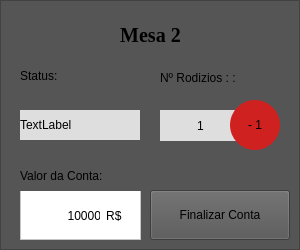
            <widget class="QFrame" name="frame_m2">
             <property name="minimumSize">
              <size>
               <width>300</width>
               <height>250</height>
              </size>
             </property>
             <property name="styleSheet">
              <string notr="true">background-color: rgb(85, 85, 85);</string>
             </property>
             <property name="frameShape">
              <enum>QFrame::StyledPanel</enum>
             </property>
             <property name="frameShadow">
              <enum>QFrame::Raised</enum>
             </property>
             <widget class="QLabel" name="mesa2">
              <property name="geometry">
               <rect>
                <x>10</x>
                <y>20</y>
                <width>281</width>
                <height>31</height>
               </rect>
              </property>
              <property name="font">
               <font>
                <family>Georgia</family>
                <pointsize>15</pointsize>
                <italic>false</italic>
                <bold>true</bold>
               </font>
              </property>
              <property name="cursor">
               <cursorShape>ArrowCursor</cursorShape>
              </property>
              <property name="styleSheet">
               <string notr="true">font: 700 15pt &quot;Georgia&quot;;
color: rgb(0, 0, 0);</string>
              </property>
              <property name="text">
               <string>Mesa 2</string>
              </property>
              <property name="alignment">
               <set>Qt::AlignCenter</set>
              </property>
             </widget>
             <widget class="QFrame" name="caixa_conta_m2">
              <property name="geometry">
               <rect>
                <x>20</x>
                <y>190</y>
                <width>121</width>
                <height>50</height>
               </rect>
              </property>
              <property name="styleSheet">
               <string notr="true">background-color: rgb(255, 255, 255);</string>
              </property>
              <property name="frameShape">
               <enum>QFrame::StyledPanel</enum>
              </property>
              <property name="frameShadow">
               <enum>QFrame::Raised</enum>
              </property>
              <widget class="QLabel" name="v_valor_conta_m2">
               <property name="geometry">
                <rect>
                 <x>10</x>
                 <y>10</y>
                 <width>71</width>
                 <height>31</height>
                </rect>
               </property>
               <property name="styleSheet">
                <string notr="true">font: 12pt &quot;Georgia&quot;;
color: rgb(0, 0, 0);</string>
               </property>
               <property name="text">
                <string>10000</string>
               </property>
               <property name="alignment">
                <set>Qt::AlignRight|Qt::AlignTrailing|Qt::AlignVCenter</set>
               </property>
              </widget>
              <widget class="QLabel" name="texto_reais_m2">
               <property name="geometry">
                <rect>
                 <x>80</x>
                 <y>10</y>
                 <width>31</width>
                 <height>31</height>
                </rect>
               </property>
               <property name="layoutDirection">
                <enum>Qt::LeftToRight</enum>
               </property>
               <property name="styleSheet">
                <string notr="true">font: 10pt &quot;Georgia&quot;;
color: rgb(0, 0, 0);</string>
               </property>
               <property name="text">
                <string>R$ </string>
               </property>
               <property name="alignment">
                <set>Qt::AlignCenter</set>
               </property>
              </widget>
             </widget>
             <widget class="QPushButton" name="b_finalizar_conta_m2">
              <property name="geometry">
               <rect>
                <x>150</x>
                <y>190</y>
                <width>140</width>
                <height>50</height>
               </rect>
              </property>
              <property name="styleSheet">
               <string notr="true">font: 10pt &quot;Georgia&quot;;
color: rgb(0, 0, 0);</string>
              </property>
              <property name="text">
               <string>Finalizar Conta</string>
              </property>
             </widget>
             <widget class="QLabel" name="label_2">
              <property name="geometry">
               <rect>
                <x>20</x>
                <y>60</y>
                <width>81</width>
                <height>31</height>
               </rect>
              </property>
              <property name="styleSheet">
               <string notr="true">font: 10pt &quot;Georgia&quot;;
color: rgb(0, 0, 0);</string>
              </property>
              <property name="text">
               <string>Status:</string>
              </property>
             </widget>
             <widget class="QLabel" name="status_2">
              <property name="geometry">
               <rect>
                <x>20</x>
                <y>110</y>
                <width>120</width>
                <height>30</height>
               </rect>
              </property>
              <property name="styleSheet">
               <string notr="true">background-color: rgb(222, 222, 222);
font: 10pt &quot;Georgia&quot;;
color: rgb(0, 0, 0);</string>
              </property>
              <property name="text">
               <string>TextLabel</string>
              </property>
             </widget>
             <widget class="QLabel" name="label_5">
              <property name="geometry">
               <rect>
                <x>160</x>
                <y>110</y>
                <width>81</width>
                <height>31</height>
               </rect>
              </property>
              <property name="styleSheet">
               <string notr="true">background-color: rgb(222, 222, 222);
font: 12pt &quot;Georgia&quot;;
color: rgb(0, 0, 0);</string>
              </property>
              <property name="text">
               <string>1</string>
              </property>
              <property name="alignment">
               <set>Qt::AlignCenter</set>
              </property>
             </widget>
             <widget class="QLabel" name="texto_valor_conta_m1_2">
              <property name="geometry">
               <rect>
                <x>20</x>
                <y>160</y>
                <width>121</width>
                <height>31</height>
               </rect>
              </property>
              <property name="styleSheet">
               <string notr="true">font: 10pt &quot;Georgia&quot;;
color: rgb(0, 0, 0);</string>
              </property>
              <property name="text">
               <string>Valor da Conta:</string>
              </property>
             </widget>
             <widget class="QLabel" name="label_6">
              <property name="geometry">
               <rect>
                <x>160</x>
                <y>70</y>
                <width>101</width>
                <height>16</height>
               </rect>
              </property>
              <property name="styleSheet">
               <string notr="true">font: 10pt &quot;Georgia&quot;;
color: rgb(0, 0, 0);</string>
              </property>
              <property name="text">
               <string>Nº Rodizios : :</string>
              </property>
             </widget>
             <widget class="QPushButton" name="b_detalhes_m1_2">
              <property name="geometry">
               <rect>
                <x>230</x>
                <y>100</y>
                <width>50</width>
                <height>50</height>
               </rect>
              </property>
              <property name="styleSheet">
               <string notr="true">background-color: rgb(208, 33, 33);
font: 700 10pt &quot;Georgia&quot;;
color: rgb(0, 0, 0);
border-radius: 25px;</string>
              </property>
              <property name="text">
               <string>- 1</string>
              </property>
             </widget>
            </widget>
